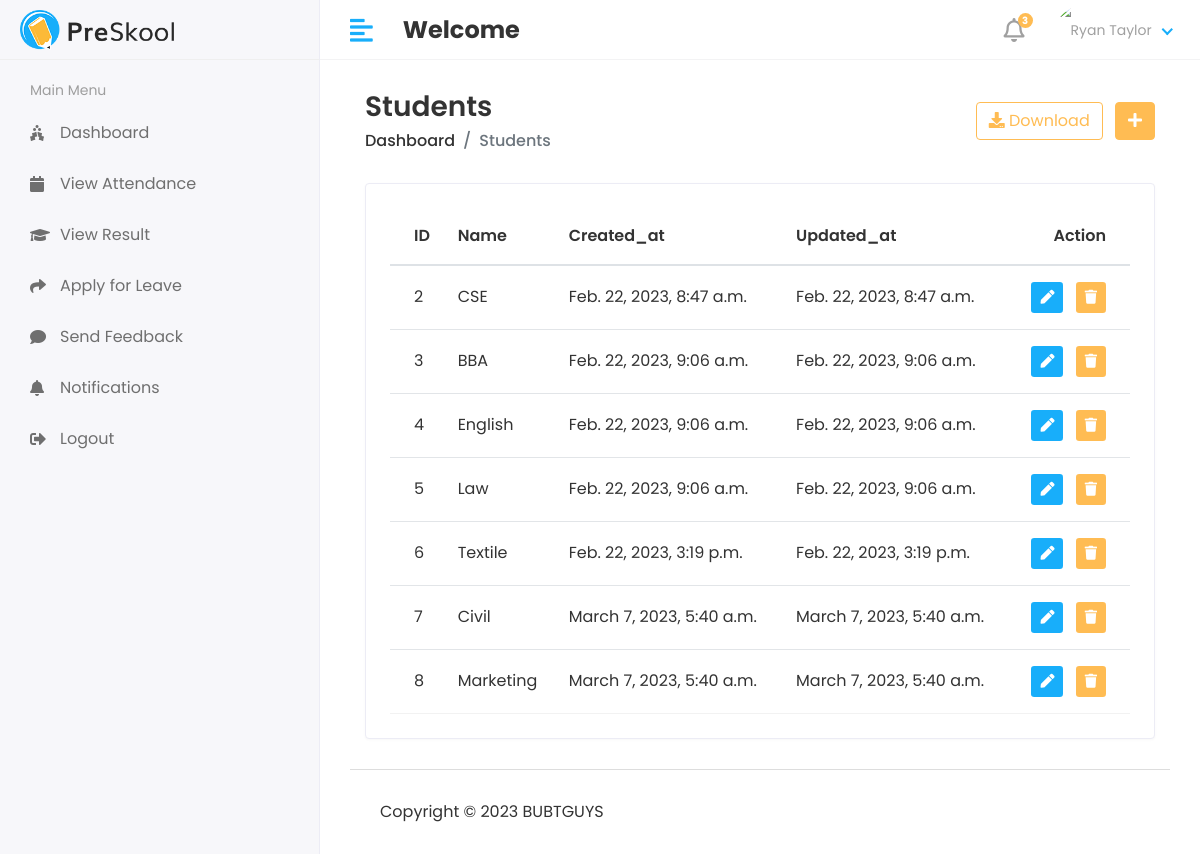
/admin1/course/view, run on an earlier commit of the app's database.
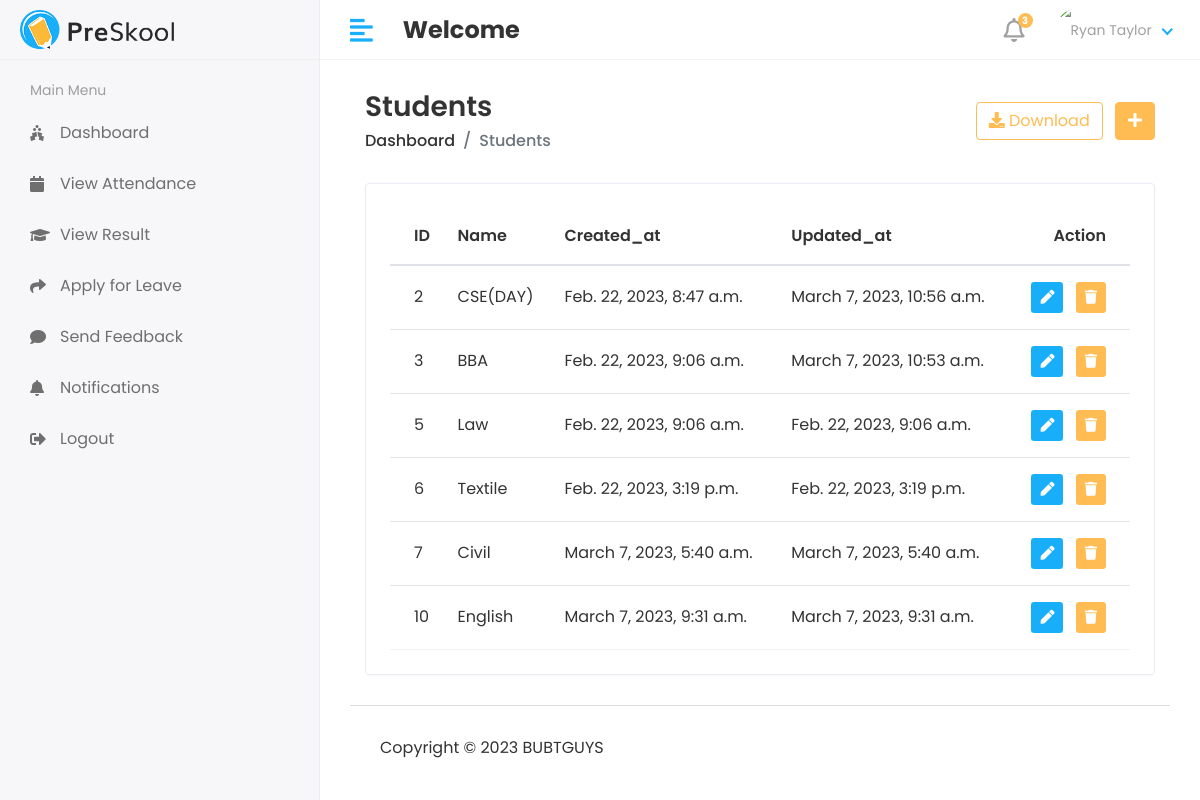
And on a later commit of the database.
### app/models.py (models this page shows, shortened)
class Course(models.Model):
    name=models.CharField(max_length=100)
    created_at=models.DateTimeField(auto_now_add=True)
    updated_at = models.DateTimeField(auto_now=True)

### ticket/admin1.py (the view)
# urls.py: path('admin1/course/view',admin1.VIEW_COURSE,name='view_course'),
def VIEW_COURSE(request):
    course=Course.objects.all()
    context = {
        'course':course,
    }
    return render(request,'admin1/view_course.html',context)

### templates/admin1/view_course.html (shortened to what this page needs)
{% extends 'base.html' %}
{% block content %}
<div class="content container-fluid">
               <div class="page-header">
                  <div class="row align-items-center">
                     <div class="col">
                        <h3 class="page-title">Students</h3>
                        <ul class="breadcrumb">
                           <li class="breadcrumb-item"><a href="index.html">Dashboard</a></li>
                           <li class="breadcrumb-item active">Students</li>
                        </ul>
                     </div>
                     <div class="col-auto text-right float-right ml-auto">
                        <a href="#" class="btn btn-outline-primary mr-2"><i class="fas fa-download"></i> Download</a>
                        <a href="add-student.html" class="btn btn-primary"><i class="fas fa-plus"></i></a>
                     </div>
                  </div>
               </div>
               <div class="row">
                  <div class="col-sm-12">
                     <div class="card card-table">
                        <div class="card-body">
                           <div class="table-responsive">
                              <table class="table table-hover table-center mb-0 datatable">
                                 <thead>
                                    <tr>
                                       <th>ID</th>
                                       <th>Name</th>
                                       <th>Created_at</th>
                                        <th>Updated_at</th>
                                       <th class="text-right">Action</th>
                                    </tr>
                                 </thead>
                                 <tbody>
                                 {% for i in course %}
                                    <tr>
                                       <td>{{i.id}}</td>
                                       <td>{{i.name}}</td>
                                       <td>{{i.created_at}}</td>
                                       <td>{{i.updated_at}}</td>
                                       <td class="text-right">
                                          <div class="actions">
                                             <a href="{% url 'edit_course' i.id %}" class="btn btn-sm bg-success-light mr-2">
                                             <i class="fas fa-pen"></i>
                                             </a>
                                             <a href="{% url 'delete_course' i.id %}" class="btn btn-sm bg-danger-light">
                                             <i class="fas fa-trash"></i>
                                             </a>
                                          </div>
                                       </td>
                                    </tr>
                                 {% endfor %}
                                 </tbody>
                              </table>
                           </div>
                        </div>
                     </div>
                  </div>
               </div>
            </div>
{% endblock %}

### templates/base.html (shortened to what this page needs)
<!DOCTYPE html>
<html lang="en">
{% load static %}
   <head>
      <link rel="stylesheet" href="{% static 'assets/plugins/bootstrap/css/bootstrap.min.css' %} ">
      <link rel="stylesheet" href="{% static 'assets/plugins/fontawesome/css/fontawesome.min.css' %}">
      <link rel="stylesheet" href="{% static 'assets/plugins/fontawesome/css/all.min.css' %}">
      <link rel="stylesheet" href="{% static 'assets/css/style.css' %}">
   </head>
   <body>
<div class="main-wrapper">
   {% include 'includes/header.html' %}
   {% include 'includes/sidebar.html' %}
<div class="page-wrapper">
    <div class="content container-fluid">
       {% block content %}
       {% endblock %}
       {% include 'includes/footer.html' %}
    </div>
      </div>
   </body>
</html>

### templates/includes/header.html (shortened to what this page needs)
{% load static %}
    <div class="header">
            <div class="header-left">
               <a href="index.html" class="logo">
               <img src="{% static 'assets/img/logo.png' %}" alt="Logo">
               </a>
            </div>
            <a href="javascript:void(0);" id="toggle_btn">
            <i class="fas fa-align-left"></i>
            </a>
            <div class="top-nav-search mt-3">
               <h4><strong>Welcome</strong>&nbsp;<span>{{user.first_name}}&nbsp;{{ user.last_name }}</span></h4>
            </div>
            <ul class="nav user-menu">
               <li class="nav-item dropdown noti-dropdown">
                  <a href="#" class="dropdown-toggle nav-link" data-toggle="dropdown">
                  <i class="far fa-bell"></i> <span class="badge badge-pill">3</span>
                  </a>
               </li>
               <li class="nav-item dropdown has-arrow">
                  <a href="#" class="dropdown-toggle nav-link" data-toggle="dropdown">
                  <span class="user-img"><img class="rounded-circle" src="/{{user.profile_pic}}" width="31" alt="Ryan Taylor"></span>
                  </a>
               </li>
            </ul>
    </div>

### templates/includes/sidebar.html
{% load static %}
<div class="sidebar" id="sidebar">
            <div class="sidebar-inner slimscroll">
               <div id="sidebar-menu" class="sidebar-menu">
                  {% if user.user_type == '1' %}
                  <ul>
                     <li class="menu-title">
                        <span>Main Menu</span>
                     </li>
                     <li>
                        <a href="{% url 'admin_home' %}"><i class="fas fa-holly-berry"></i> <span>Dashboard</span></a>
                     </li>
                     <li class="submenu">
                        <a href="#"><i class="fas fa-user-graduate"></i> <span> Students</span> <span class="menu-arrow"></span></a>
                        <ul>
                           <li><a href="{% url 'add_student' %}">Add Student</a></li>
                           <li><a href="{% url 'view_student' %}">View Student</a></li>
                        </ul>
                     </li>
                     <li class="submenu">
                        <a href="#"><i class="fas fa-chalkboard-teacher"></i> <span> Staff</span> <span class="menu-arrow"></span></a>
                        <ul>
                           <li><a href="{% url 'add_staff' %}">Add Staff</a></li>
                           <li><a href="add-teacher.html">View Staff</a></li>
                        </ul>
                     </li>
                     <li class="submenu">
                        <a href="#"><i class="fas fa-building"></i> <span> Course</span> <span class="menu-arrow"></span></a>
                        <ul>
                           <li><a href="{% url 'add_course' %}">Add Course</a></li>
                           <li><a href="{% url 'view_course' %}">View Course</a></li>
                        </ul>
                     </li>
                     <li class="submenu">
                        <a href="#"><i class="fas fa-book-reader"></i> <span> Subjects</span> <span class="menu-arrow"></span></a>
                        <ul>
                           <li><a href="{% url 'add_subject' %}">Add Subject</a></li>
                           <li><a href="add-subject.html">View Subject</a></li>
                        </ul>
                     </li>
                     <li class="submenu">
                        <a href="#"><i class="fas fa-book-reader"></i> <span> Session</span> <span class="menu-arrow"></span></a>
                        <ul>
                           <li><a href="subjects.html">Session view</a></li>
                           <li><a href="add-subject.html">Session Add</a></li>
                           <li><a href="edit-subject.html">Session Edit</a></li>
                        </ul>
                     </li>
                     <li>
                        <a href="holiday.html"><i class="fas fa-holly-berry"></i> <span>View Attendance</span></a>
                     </li>
                     <li>
                        <a href="holiday.html"><i class="fas fa-holly-berry"></i> <span>Teacher Feedback</span></a>
                     </li>
                     <li>
                        <a href="holiday.html"><i class="fas fa-holly-berry"></i> <span>Student Feedback</span></a>
                     </li>
                     <li>
                        <a href="holiday.html"><i class="fas fa-holly-berry"></i> <span>Teacher Leave</span></a>
                     </li>
                     <li>
                        <a href="holiday.html"><i class="fas fa-holly-berry"></i> <span>Student Leave</span></a>
                     </li>
                     <li>
                        <a href="{% url 'logout' %}"><i class="fas fa-sign-out-alt"></i> <span>Logout</span></a>
                     </li>
                  </ul>
                  {% else %}
                  <ul>
                     <li class="menu-title">
                        <span>Main Menu</span>
                     </li>
                     <li >
                        <a href="{% url 'student_home' %}"><i class="fas fa-holly-berry"></i> <span>Dashboard</span></a>
                     </li>
                     <li class="">
                        <a href=""><i class="fa fa-calendar" aria-hidden="true"></i><span>View Attendance</span></a>
                     </li>
                     <li class="">
                        <a href=""><i class="fa fa-graduation-cap" aria-hidden="true"></i><span>View Result</span></a>
                     </li>
                     <li class="">
                        <a href=""><i class="fa fa-share" aria-hidden="true"></i><span>Apply for Leave</span></a>
                     </li>
                     <li class="">
                        <a href=""><i class="fa fa-comment" aria-hidden="true"></i><span>Send Feedback</span></a>
                     </li>
                     <li class="">
                        <a href=""><i class="fa fa-bell" aria-hidden="true"></i><span>Notifications</span></a>
                     </li>
                     <li class="">
                        <a href="{% url 'logout' %}"><i class="fas fa-sign-out-alt"></i></i><span>Logout</span></a>
                     </li>
                  </ul>
                  {% endif %}
               </div>
            </div>
         </div>

### templates/includes/footer.html
{% load static %}
<footer>
               <p>Copyright © 2023 BUBTGUYS</p>
            </footer>

What changed in the data, as far as the page shows it:
removed Course: id "4", name "English", created_at "Feb. 22, 2023, 9:06 a.m.", updated_at "Feb. 22, 2023, 9:06 a.m."
removed Course: id "8", name "Marketing", created_at "March 7, 2023, 5:40 a.m.", updated_at "March 7, 2023, 5:40 a.m."
changed Course id 2: name "CSE" → "CSE(DAY)"; updated_at "Feb. 22, 2023, 8:47 a.m." → "March 7, 2023, 10:56 a.m."
changed Course "BBA": updated_at "Feb. 22, 2023, 9:06 a.m." → "March 7, 2023, 10:53 a.m."
added Course: id "10", name "English", created_at "March 7, 2023, 9:31 a.m.", updated_at "March 7, 2023, 9:31 a.m."
